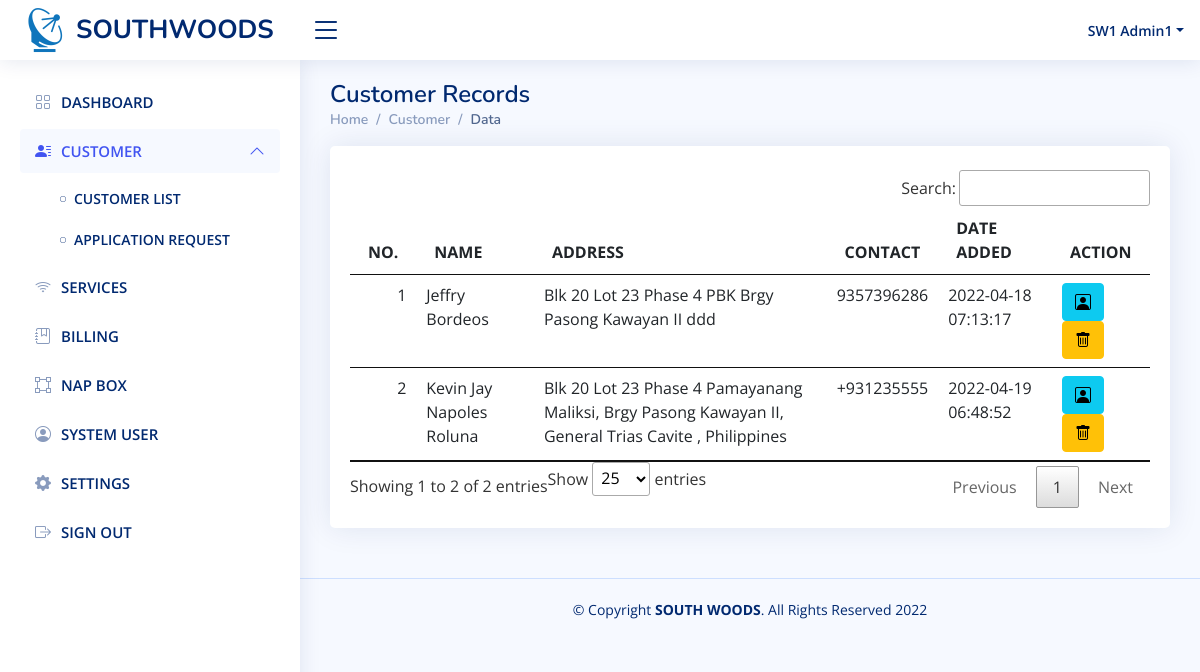
/system/admin/customer.php (signed in), run on the app's committed database.
### tables this page shows
CREATE TABLE `sw_customer` (
  `u_id` int(20) NOT NULL,
  `firstname` varchar(50) NOT NULL,
  `lastname` varchar(50) NOT NULL,
  `middlename` varchar(50) NOT NULL,
  `contactnumber` varchar(50) NOT NULL,
  `emailaddress` varchar(50) NOT NULL,
  `address` text NOT NULL,
  `province` varchar(50) NOT NULL,
  `city` varchar(50) NOT NULL,
  `barangay` varchar(50) NOT NULL,
  `valid_id` text NOT NULL,
  `proof_billing` text NOT NULL,
  `picture` text NOT NULL,
  `username` varchar(50) NOT NULL,
  `password` varchar(50) NOT NULL,
  `plan` varchar(36) NOT NULL,
  `billing_start` varchar(50) NOT NULL,
  `billing_end` varchar(50) NOT NULL,
  `date_added` timestamp NOT NULL DEFAULT current_timestamp()
);

### system/admin/controller/customer.php (called while the page is built, shortened)
<?php
include('../controller/database.php');
$customer = $mysqli->query("SELECT * from sw_customer");

### system/admin/customer.php (the view, shortened to what this page needs)
<?php include('header.php');?>
<?php include('nav.php');?>
<?php include('controller/customer.php');?>
  <main id="main" class="main">
    <div class="pagetitle">
      <h1>Customer Records</h1>
      <nav>
        <ol class="breadcrumb">
          <li class="breadcrumb-item"><a href="index.php">Home</a></li>
          <li class="breadcrumb-item">Customer</li>
          <li class="breadcrumb-item active">Data</li>
        </ol>
      </nav>
    </div>
    <section class="section">
      <div class="row">
        <div class="col-lg-12">
          <div class="card">
            <div class="card-body">
			 <br>
              <table class="table" id="table1">
                <thead>
                  <tr>
                    <th scope="col"  class="text-end">NO.</th>
                    <th scope="col"  class="text-start">NAME</th>
                    <th scope="col"  class="text-start">ADDRESS</th>
                    <th scope="col"  class="text-end">CONTACT</th>
                    <th scope="col"  class="text-start">DATE ADDED</th>
                    <th scope="col"  class="text-start">ACTION</th>
                  </tr>
                </thead>
                <tbody>
				<?php
				$cnt = 1;
				while($val = $customer->fetch_object()){ ?>
                  <tr>
                    <td class="text-end"><?php echo $cnt++;?></td>
                    <td class="text-start"><?php echo $val->firstname . ' '. $val->lastname;?></td>
                    <td class="text-start"><?php echo $val->address;?></td>
                    <td class="text-end"><?php echo $val->contactnumber;?></td>
                    <td class="text-start"><?php echo $val->date_added;?></td>
                    <td class="text-start">
						<a href="customer-data.php?id=<?php echo $val->u_id;?>"><button class="btn btn-info" > <i class="bi bi-person-square"></i> </button></a>
						<button class="btn btn-warning" data-bs-toggle="modal" data-bs-target="#delete-user<?php echo $val->u_id;?>"> <i class="bi bi-trash"></i> </button>
					</td>
                  </tr>
                <?php } ?>
                </tbody>
              </table>
            </div>
          </div>
        </div>
      </div>
    </section>
  </main>
<?php include('footer.php');?>

### system/assets/css/style.css (style rules this page uses)
:root { scroll-behavior: smooth; }
body { font-family: "Open Sans", sans-serif; background: #f6f9ff; color: #444444; }
a { color: #4154f1; text-decoration: none; }
h1, h2, h3, h4, h5, h6 { font-family: "Nunito", sans-serif; }
#main { margin-top: 60px; padding: 20px 30px; transition: all 0.3s; }
.pagetitle { margin-bottom: 10px; }
.pagetitle h1 { font-size: 24px; margin-bottom: 0; font-weight: 600; color: #012970; }
.card { margin-bottom: 30px; border: none; border-radius: 5px; box-shadow: 0px 0 30px rgba(1, 41, 112, 0.1); }
.card-body { padding: 0 20px 20px 20px; }
.breadcrumb { font-size: 14px; font-family: "Nunito", sans-serif; color: #899bbd; font-weight: 600; }
.breadcrumb a { color: #899bbd; transition: 0.3s; }
.breadcrumb .breadcrumb-item::before { color: #899bbd; }
.breadcrumb .active { color: #51678f; font-weight: 600; }
@media (min-width: 1200px) { #main, #footer { margin-left: 300px; } }

### system/admin/header.php (style rules this page uses)
th { text-transform: uppercase; }

### data on the page
sw_customer: firstname "Jeffry", lastname "Bordeos", address "Blk 20 Lot 23 Phase 4 PBK Brgy Pasong Kawayan II ddd", contactnumber "9357396286", date_added "2022-04-18 07:13:17"
sw_customer: firstname "Kevin Jay Napoles", lastname "Roluna", address "Blk 20 Lot 23 Phase 4 Pamayanang Maliksi, Brgy Pasong Kawayan II, General Trias Cavite , Philippines", contactnumber "+931235555", date_added "2022-04-19 06:48:52"

### other printed values
$_SESSION['name'] "SW1 Admin1"
